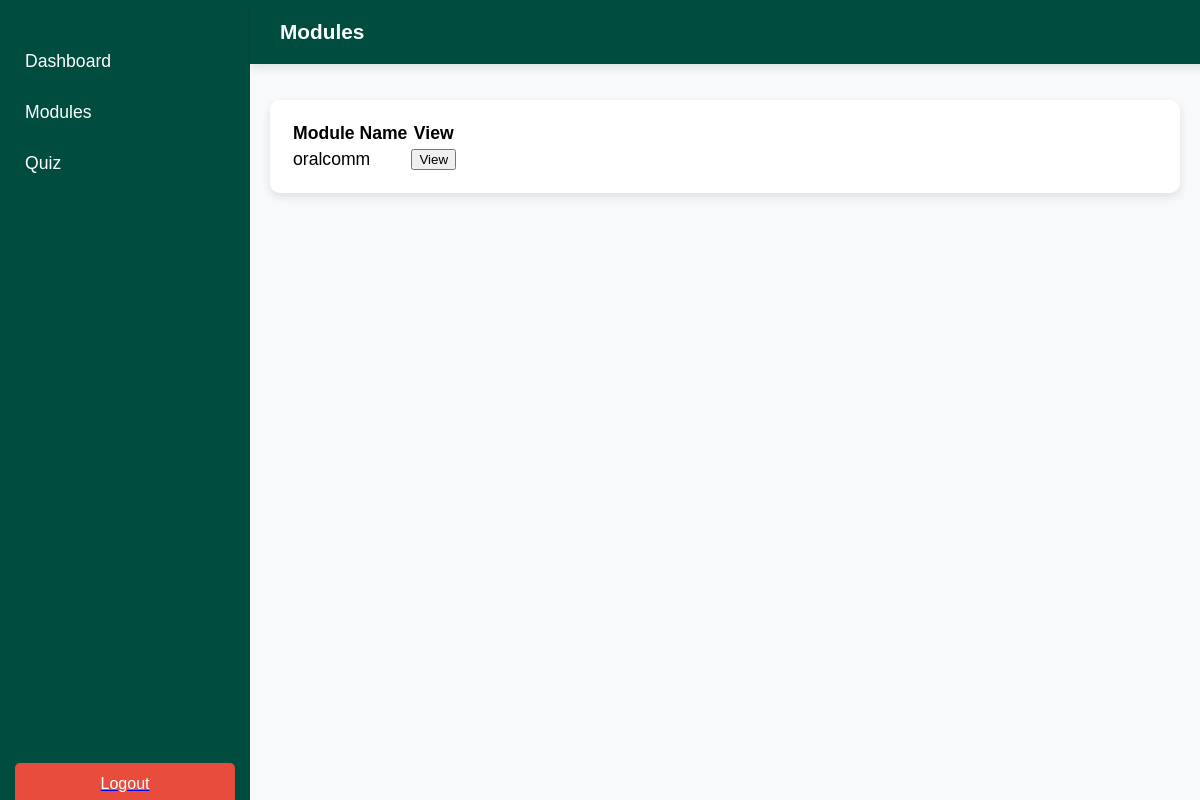
Page /user/modules.php on the earlier database version.
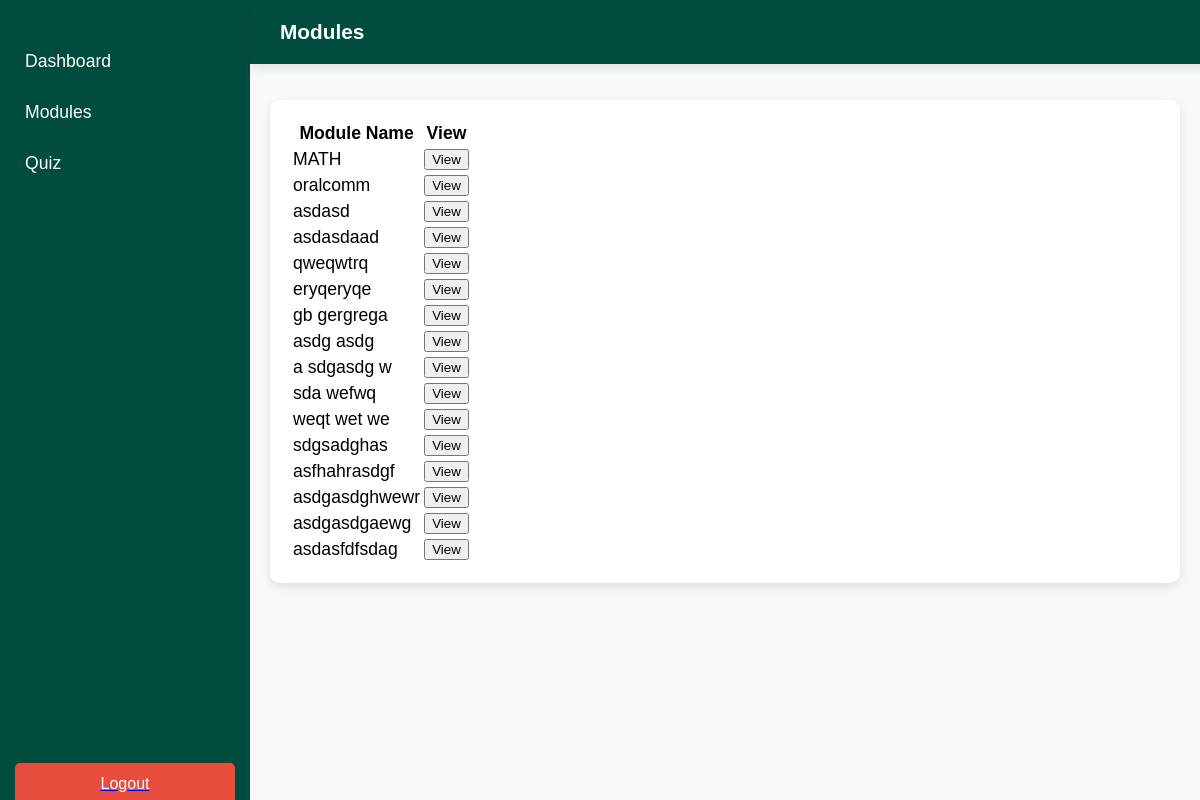
Same page on the later database version.
### tables this page shows
CREATE TABLE `modules` (
  `id` int NOT NULL AUTO_INCREMENT,
  `module_name` varchar(255) NOT NULL,
  `content` text NOT NULL,
  PRIMARY KEY (`id`)
);

### user/modules.php (the view, shortened to what this page needs)
<?php
$host = "localhost";
$user = "root";
$password = "";
$dbname = "quiz_db";
$conn = new mysqli($host, $user, $password, $dbname);
$query = "SELECT * FROM modules";
$result = $conn->query($query);
?>
<!DOCTYPE html>
<html lang="en">
<head>
    <link rel="stylesheet" href="css/dash.css">
    <link rel="stylesheet" href="css/sidebar.css">
</head>
<body>
    <?php include_once 'sidebar.php'; ?>
    <div class="header" style="background-color: #004d40;">Modules</div>
    <div class="main-content justify-content-center">
        <div class="card" style="width: auto; height: auto;">
            <div class="card-body">
            <div class="table-responsive" style="max-height: 75vh; overflow-y: auto;">
                <table class="table table-bordered">
                        <thead style="position: sticky; top: 0; background-color: white; z-index: 2;">
                            <tr>
                                <th>Module Name</th>
                                <th>View</th>
                            </tr>
                        </thead>
                        <tbody>
                            <?php while ($module = $result->fetch_assoc()) { ?>
                            <tr>
                                <td><?= htmlspecialchars($module['module_name']) ?></td>
                                <td>
                                    <button class="btn btn-info"
                                        onclick="viewModule('<?= htmlspecialchars($module['module_name'], ENT_QUOTES) ?>', `<?= htmlspecialchars($module['content'], ENT_QUOTES) ?>`)">
                                        View
                                    </button>
                                </td>
                            </tr>
                            <?php } ?>
                        </tbody>
                </table>
                </div>
            </div>
        </div>
    </div>
</body>
</html>

### user/sidebar.php
<div class="sidebar">
    <ul class="menu">
        <li><i class="fas fa-home"></i><a href="dashboard.php"> Dashboard</a></li>
        <li><i class="fas fa-book-open"></i><a href="modules.php"> Modules</a></li>
        <li><i class="fas fa-user-graduate"></i><a href="quiz.php"> Quiz</a></li>
    </ul>
    <div class="logout-container">
            <a href="../logout.php"><button class="logout-button" type="submit"><i class="fas fa-sign-out-alt"></i> Logout</button></a>
    </div>
</div>

### user/css/dash.css (style rules this page uses)
body { font-family: 'Poppins', sans-serif; margin: 0; background-color: #f8f9fa; display: flex; width:100vw; }
.header { width: calc(100% - 250px); background-color: #004d40; color: white; padding: 20px 30px; display: flex; align-items: center; font-size: 1.3em; font-weight: bold; position: fixed; top: 0; left: 250px; box-shadow: 0 4px 10px rgba(0, 0, 0, 0.1); z-index: 1000; }
.main-content { margin-top: 80px; width:80%; padding: 20px; flex: 1; }
.card { background: white; width:75vw; margin-left: 250px; padding: 20px; border-radius: 10px; box-shadow: 0 4px 10px rgba(0, 0, 0, 0.1); transition: 0.3s; font-size: 1.1em; }

### user/css/sidebar.css (style rules this page uses)
.sidebar { width: 250px; height: 100vh; background-color: #004d40; color: white; padding-top: 20px; position: fixed; display: flex; flex-direction: column; justify-content: space-between; }
.sidebar .menu { list-style: none; padding: 0; }
.sidebar .menu li { padding: 15px; cursor: pointer; display: flex; align-items: center; transition: 0.3s; }
.sidebar .menu li a { color: white; text-decoration: none; margin-left: 10px; font-size: 1.1em; }
.logout-container { padding: 15px; }
.logout-button { background: #E74C3C; color: white; padding: 12px; border: none; cursor: pointer; border-radius: 5px; font-size: 1em; transition: 0.3s; width: 100%; text-align: left; display: flex; align-items: center; justify-content: center; }

Differences in the rows shown:
added modules: module_name "MATH"
added modules: module_name "asdasd"
added modules: module_name "asdasdaad"
added modules: module_name "qweqwtrq"
added modules: module_name "eryqeryqe"
added modules: module_name "gb gergrega"
added modules: module_name "asdg asdg"
added modules: module_name "a sdgasdg w"
added modules: module_name "sda wefwq"
added modules: module_name "weqt wet we"
added modules: module_name "sdgsadghas"
added modules: module_name "asfhahrasdgf"
added modules: module_name "asdgasdghwewr"
added modules: module_name "asdgasdgaewg"
added modules: module_name "asdasfdfsdag"
